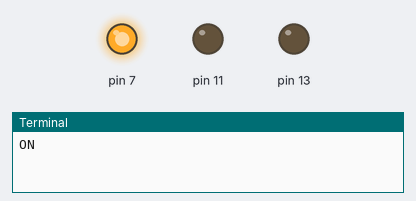
Simulated run of this program. Board: Raspberry Pi (header pin numbers). Parts: output pins drawn as LEDs (lit = HIGH), the last lines printed to the terminal. At 9.0 s the program stops and its outputs stay as they are.

Above: at 0.5 s.
At 1.5 s:
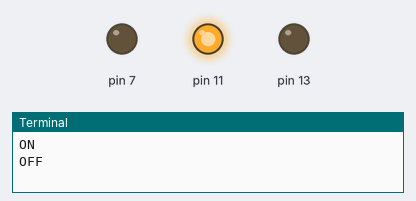
At 5.5 s:
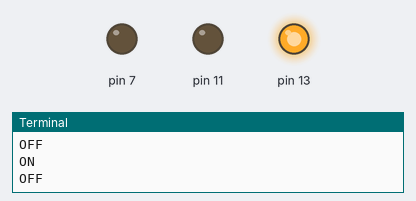
Timing chart, 0 to 6.9 s (numbered marks = the images above):
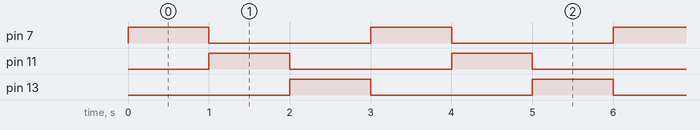

Measured:
- by itself, pin 7: alternates HIGH for 1.0 s and LOW for 2.0 s, 6 changes in all, then stays LOW
- by itself, pin 11, pin 13: alternates HIGH for 1.0 s and LOW for 2.0 s

The program:

LED_ON_OFF.py
```python
import RPi.GPIO as GPIO
import time
GPIO.setmode(GPIO.BOARD)
GPIO.setup(7, GPIO.OUT)
GPIO.setup(11, GPIO.OUT)
GPIO.setup(13, GPIO.OUT)
for x in range(0,3):
    GPIO.output(7, True)
    print("ON")
    time.sleep(1)
    GPIO.output(7, False)
    GPIO.output(11, True)
    print("OFF")
    time.sleep(1)
    GPIO.output(11, False)
    GPIO.output(13, True)
    time.sleep(1)
    GPIO.output(13, False)
GPIO.cleanup()
    
```
